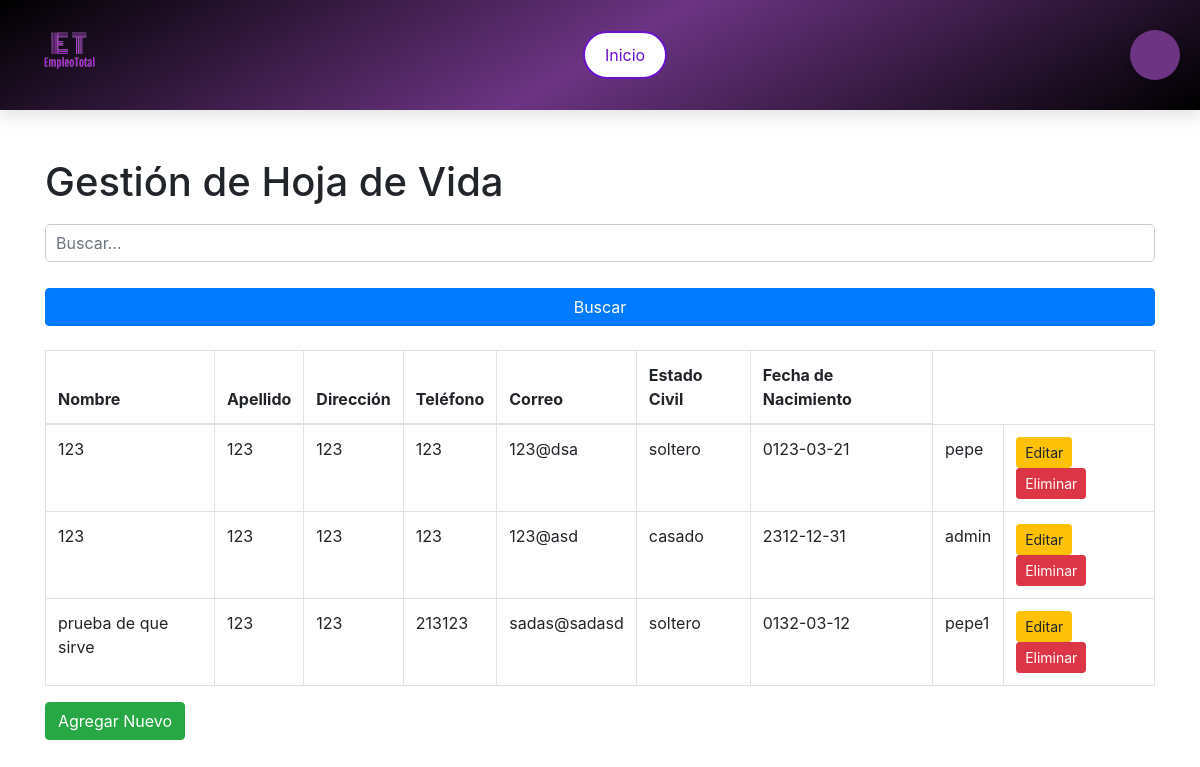
The page /HojaDeVida.php on the database its author committed.
### tables this page shows
CREATE TABLE `hojade_de_vida` (
  `id_hojade_de_vida` int(11) NOT NULL,
  `nombre` varchar(50) DEFAULT NULL,
  `apellido` varchar(50) DEFAULT NULL,
  `direccion` varchar(45) DEFAULT NULL,
  `telefono` decimal(10,0) DEFAULT NULL,
  `correo` varchar(1000) DEFAULT NULL,
  `estado_civil` varchar(45) DEFAULT NULL,
  `fecha_nacimiento` date DEFAULT NULL,
  `nacionalidad` varchar(45) DEFAULT NULL,
  `descripcion_sobre_ti` varchar(500) DEFAULT NULL,
  `objetivo_profecional` varchar(500) DEFAULT NULL,
  `idiomas` varchar(45) DEFAULT NULL,
  `referencias` varchar(45) DEFAULT NULL,
  `parentezco` varchar(45) DEFAULT NULL,
  `numero_referencia` varchar(45) DEFAULT NULL,
  `intereses_personales` varchar(500) DEFAULT NULL,
  `disponibilidad_trabajo` varchar(45) DEFAULT NULL,
  `usuario_id_usuario` int(11) NOT NULL
);

CREATE TABLE `usuario` (
  `id_usuario` int(11) NOT NULL,
  `usuario` varchar(45) DEFAULT NULL,
  `correo` varchar(45) DEFAULT NULL,
  `contrasena` varchar(250) DEFAULT NULL,
  `rol_id_rol` int(11) NOT NULL
);

### HojaDeVida.php (the view, shortened to what this page needs)
<?php
require 'conexion.php';
$search = isset($_POST['search']) ? $_POST['search'] : '';
$sql = "SELECT * FROM hojade_de_vida
        WHERE nombre LIKE :search
        OR apellido LIKE :search
        OR direccion LIKE :search
        OR telefono LIKE :search
        OR correo LIKE :search
        OR estado_civil LIKE :search
        OR fecha_nacimiento LIKE :search
        OR nacionalidad LIKE :search
        OR descripcion_sobre_ti LIKE :search
        OR objetivo_profecional LIKE :search
        OR idiomas LIKE :search
        OR referencias LIKE :search
        OR parentezco LIKE :search
        OR numero_referencia LIKE :search
        OR intereses_personales LIKE :search
        OR disponibilidad_trabajo LIKE :search";
$stmt = $base_de_datos->prepare($sql);
$stmt->execute([':search' => '%' . $search . '%']);
$registros = $stmt->fetchAll(PDO::FETCH_ASSOC);
$sqlUsuarios = "SELECT id_usuario, usuario FROM usuario";
$stmtUsuarios = $base_de_datos->prepare($sqlUsuarios);
$stmtUsuarios->execute();
$usuarios = $stmtUsuarios->fetchAll(PDO::FETCH_ASSOC);
?>
<!DOCTYPE html>
<html lang="es">
<head>
    <link rel="stylesheet" href="admin.css">
    <link rel="stylesheet" href="https://stackpath.bootstrapcdn.com/bootstrap/4.5.2/css/bootstrap.min.css">
</head>
<header class="inicio-header">
        <div class="container2">
            <img src="imagenes/logoTotal.png" alt="Logo" class="logo">
            <nav class="nav-center">
                <a href="inicio.html"><button class="btn-lila">Inicio</button></a>
            </nav>
            <div class="user-icon-container">
                <button class="user-icon-btn" onclick="toggleSidebar()">
            </button>
            </div>
        </div>
    </header>
<body>
    <div class="container mt-5">
        <h1>Gestión de Hoja de Vida</h1>
        <form method="POST" class="mb-4">
            <div class="form-group">
                <input type="text" class="form-control" name="search" placeholder="Buscar..." value="<?php echo htmlspecialchars($search); ?>">
            </div>
            <button type="submit" class="btn btn-primary">Buscar</button>
        </form>
        <table class="table table-bordered">
            <thead>
                <tr>
                    <th>Nombre</th>
                    <th>Apellido</th>
                    <th>Dirección</th>
                    <th>Teléfono</th>
                    <th>Correo</th>
                    <th>Estado Civil</th>
                    <th>Fecha de Nacimiento</th>
                </tr>
            </thead>
            <tbody>
                <?php foreach ($registros as $registro): ?>
                    <tr>
                        <td><?php echo htmlspecialchars($registro['nombre']); ?></td>
                        <td><?php echo htmlspecialchars($registro['apellido']); ?></td>
                        <td><?php echo htmlspecialchars($registro['direccion']); ?></td>
                        <td><?php echo htmlspecialchars($registro['telefono']); ?></td>
                        <td><?php echo htmlspecialchars($registro['correo']); ?></td>
                        <td><?php echo htmlspecialchars($registro['estado_civil']); ?></td>
                        <td><?php echo htmlspecialchars($registro['fecha_nacimiento']); ?></td>
                        <td><?php
                            $usuarioId = $registro['usuario_id_usuario'];
                            $usuario = array_filter($usuarios, function($u) use ($usuarioId) {
                                return $u['id_usuario'] == $usuarioId;
                            });
                            echo $usuario ? htmlspecialchars(reset($usuario)['usuario']) : 'No asignado';
                        ?></td>
                        <td>
                            <button type="button" class="btn btn-warning btn-sm" data-toggle="modal" data-target="#editModal"
                                data-id="<?php echo $registro['id_hojade_de_vida']; ?>"
                                data-nombre="<?php echo htmlspecialchars($registro['nombre']); ?>"
                                data-apellido="<?php echo htmlspecialchars($registro['apellido']); ?>"
                                data-direccion="<?php echo htmlspecialchars($registro['direccion']); ?>"
                                data-telefono="<?php echo htmlspecialchars($registro['telefono']); ?>"
                                data-correo="<?php echo htmlspecialchars($registro['correo']); ?>"
                                data-estado_civil="<?php echo htmlspecialchars($registro['estado_civil']); ?>"
                                data-fecha_nacimiento="<?php echo htmlspecialchars($registro['fecha_nacimiento']); ?>"
                                data-nacionalidad="<?php echo htmlspecialchars($registro['nacionalidad']); ?>"
                                data-descripcion_sobre_ti="<?php echo htmlspecialchars($registro['descripcion_sobre_ti']); ?>"
                                data-objetivo_profecional="<?php echo htmlspecialchars($registro['objetivo_profecional']); ?>"
                                data-idiomas="<?php echo htmlspecialchars($registro['idiomas']); ?>"
                                data-referencias="<?php echo htmlspecialchars($registro['referencias']); ?>"
                                data-parentezco="<?php echo htmlspecialchars($registro['parentezco']); ?>"
                                data-numero_referencia="<?php echo htmlspecialchars($registro['numero_referencia']); ?>"
                                data-intereses_personales="<?php echo htmlspecialchars($registro['intereses_personales']); ?>"
                                data-disponibilidad_trabajo="<?php echo htmlspecialchars($registro['disponibilidad_trabajo']); ?>"
                                data-usuario_id_usuario="<?php echo htmlspecialchars($registro['usuario_id_usuario']); ?>"
                            >Editar</button>
                            <form method="POST" class="d-inline">
                                <button type="submit" name="deleteRecord" class="btn btn-danger btn-sm">Eliminar</button>
                            </form>
                        </td>
                    </tr>
                <?php endforeach; ?>
            </tbody>
        </table>
        <button type="button" class="btn btn-success mb-3" data-toggle="modal" data-target="#addModal">Agregar Nuevo</button>
    </div>
</body>
</html>

### admin.css (style rules this page uses)
body { margin: 0; font-family: 'Segoe UI', Tahoma, Geneva, Verdana, sans-serif; background-color: #f5f5f5; color: blue; line-height: 1.6; }
.inicio-header { background: linear-gradient(150deg, black, #6C3483, black); box-shadow: 0 8px 16px rgba(0, 0, 0, 0.1); padding: 5px 0; top: 0; z-index: 1000; }
.form-control { display: block; width: 100%; font-size: 1rem; font-weight: 400; line-height: 1.5; color: var(--bs-body-color); -webkit-appearance: none; -moz-appearance: none; appearance: none; background-color: var(--bs-body-bg); background-clip: padding-box; border: var(--bs-border-width) solid var(--bs-border-color); border-radius: var(--bs-border-radius); transition: border-color .15s ease-in-out, box-shadow .15s ease-in-out; }
.container { justify-content: space-between; align-items: center; max-width: 1600px; margin: 0 auto; padding: 0 20px; }
.container2 { display: flex; justify-content: space-between; align-items: center; max-width: 1200px; margin: 0 auto; padding: 0 20px; }
.logo { height: 100px; width: auto; }
nav { display: flex; gap: 20px; }
.btn-lila { background-color: #ffffff; color: #6a11cb; border: 2px solid #6a11cb; padding: 10px 20px; cursor: pointer; border-radius: 30px; font-size: 16px; transition: background-color 0.3s ease, transform 0.3s ease; }
.user-icon-container { position: relative; }
.user-icon-btn { background-color: #6C3483; color: #fff; border: none; border-radius: 50%; width: 50px; height: 50px; cursor: pointer; box-shadow: 0 4px 8px rgba(0, 0, 0, 0.2); transition: background-color 0.3s ease, transform 0.3s ease; display: flex; align-items: center; justify-content: center; }
form { display: flex; flex-direction: column; }
input[type="text"], input[type="hidden"] { padding: 10px; margin: 10px 0; border: 1px solid #ccc; border-radius: 5px; font-size: 16px; }

### rows shown on the page
hojade_de_vida: nombre "123", apellido "123", direccion "123", telefono "123", correo "123@dsa", estado_civil "soltero", fecha_nacimiento "0123-03-21"
usuario: usuario "pepe"
hojade_de_vida: nombre "123", apellido "123", direccion "123", telefono "123", correo "123@asd", estado_civil "casado", fecha_nacimiento "2312-12-31"
usuario: usuario "admin"
hojade_de_vida: nombre "prueba de que sirve", apellido "123", direccion "123", telefono "213123", correo "sadas@sadasd", estado_civil "soltero", fecha_nacimiento "0132-03-12"
usuario: usuario "pepe1"
